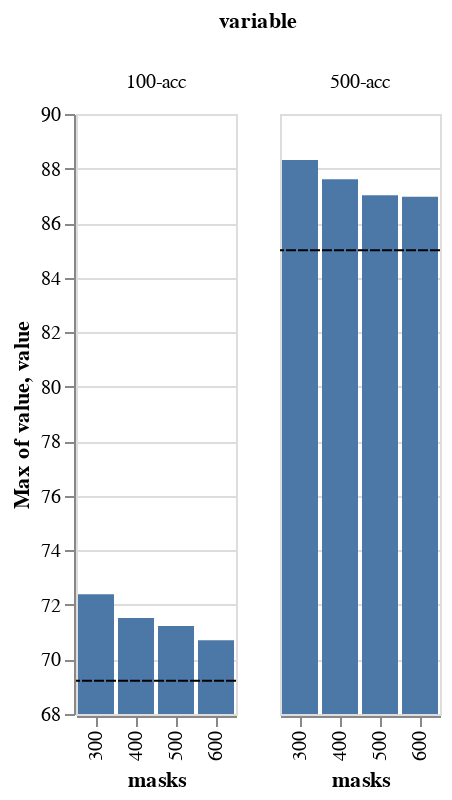

Source (notebook cell):
### Code cell
baseline = alt.Chart(new_df).transform_filter(
    "datum.masks >= 700"
).mark_rule(strokeDash=[5, 1]).encode(
    y="value"
)

results = alt.Chart(new_df).transform_filter(
    "datum.masks < 700"
).mark_bar().encode(
    x=alt.X('masks:N'),
    y=alt.Y('value', aggregate='max', scale=alt.Scale(zero=False)))

alt.layer(results, baseline, data=new_df).facet(column="variable")

### Figure 1 — Vega-Lite specification as saved in the notebook (floating-point values rounded to 4 significant figures)
{"config": {"view": {"continuousWidth": 400, "continuousHeight": 300}}, "data": {"name": "data-ef3e842a624e9538302c8ce19326a40f"}, "facet": {"column": {"type": "nominal", "field": "variable"}}, "spec": {"layer": [{"mark": "bar", "encoding": {"x": {"type": "nominal", "field": "masks"}, "y": {"type": "quantitative", "aggregate": "max", "field": "value", "scale": {"zero": false}}}, "transform": [{"filter": "datum.masks < 700"}]}, {"mark": {"type": "rule", "strokeDash": [5, 1]}, "encoding": {"y": {"type": "quantitative", "field": "value"}}, "transform": [{"filter": "datum.masks >= 700"}]}]}, "$schema": "https://vega.github.io/schema/vega-lite/v4.8.1.json", "datasets": {"data-ef3e842a624e9538302c8ce19326a40f": [{"masks": 500, "variable": "500-acc", "value": 86.86}, {"masks": 500, "variable": "500-acc", "value": 87.02}, {"masks": 500, "variable": "500-acc", "value": 86.8}, {"masks": 500, "variable": "500-acc", "value": 84.87}, {"masks": 500, "variable": "500-acc", "value": 81.0}, {"masks": 600, "variable": "500-acc", "value": 86.02}, {"masks": 600, "variable": "500-acc", "value": 86.83}, {"masks": 600, "variable": "500-acc", "value": 86.89}, {"masks": 600, "variable": "500-acc", "value": 86.97}, {"masks": 600, "variable": "500-acc", "value": 86.96}, {"masks": 600, "variable": "500-acc", "value": 86.81}, {"masks": 600, "variable": "500-acc", "value": 84.86}, {"masks": 400, "variable": "500-acc", "value": 87.12}, {"masks": 400, "variable": "500-acc", "value": 87.31}, {"masks": 400, "variable": "500-acc", "value": 87.61}, {"masks": 400, "variable": "500-acc", "value": 87.22}, {"masks": 400, "variable": "500-acc", "value": 85.8}, {"masks": 400, "variable": "500-acc", "value": 80.49}, {"masks": 300, "variable": "500-acc", "value": 88.16}, {"masks": 300, "variable": "500-acc", "value": 88.31}, {"masks": 784, "variable": "500-acc", "value": 85.0}, {"masks": 500, "variable": "100-acc", "value": 71.23}, {"masks": 500, "variable": "100-acc", "value": 70.23}, {"masks": 500, "variable": "100-acc", "value": 70.66}, {"masks": 500, "variable": "100-acc", "value": 68.02}, {"masks": 500, "variable": "100-acc", "value": 66.06}, {"masks": 600, "variable": "100-acc", "value": 69.75}, {"masks": 600, "variable": "100-acc", "value": 70.14}, {"masks": 600, "variable": "100-acc", "value": 70.58}, {"masks": 600, "variable": "100-acc", "value": 70.7}, {"masks": 600, "variable": "100-acc", "value": 70.63}, {"masks": 600, "variable": "100-acc", "value": 69.66}, {"masks": 600, "variable": "100-acc", "value": 67.24}, {"masks": 400, "variable": "100-acc", "value": 71.14}, {"masks": 400, "variable": "100-acc", "value": 71.52}, {"masks": 400, "variable": "100-acc", "value": 71.18}, {"masks": 400, "variable": "100-acc", "value": 71.23}, {"masks": 400, "variable": "100-acc", "value": 69.0}, {"masks": 400, "variable": "100-acc", "value": 65.93}, {"masks": 300, "variable": "100-acc", "value": 72.39}, {"masks": 300, "variable": "100-acc", "value": 71.18}, {"masks": 784, "variable": "100-acc", "value": 69.22}]}}
